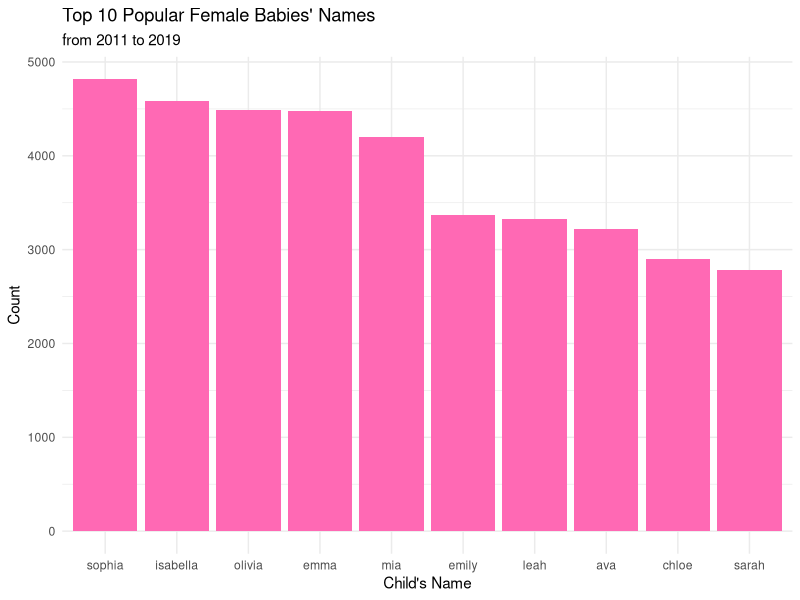
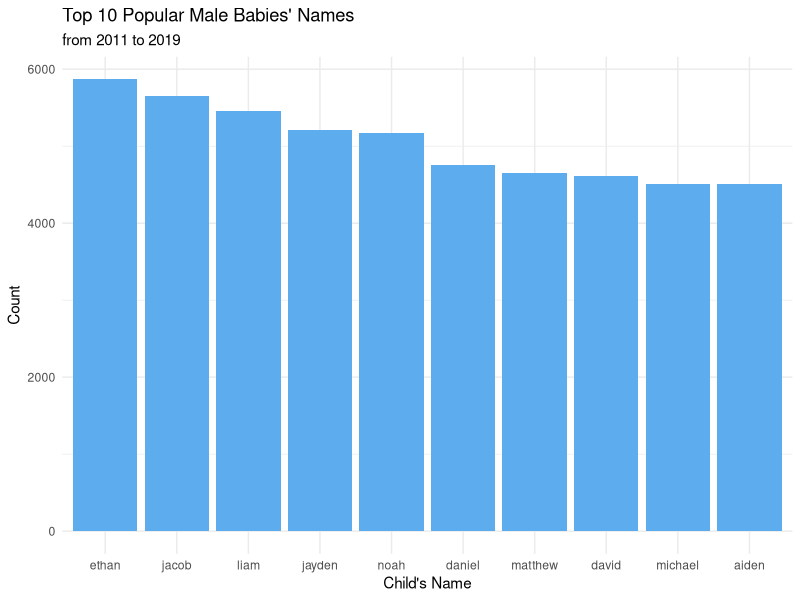
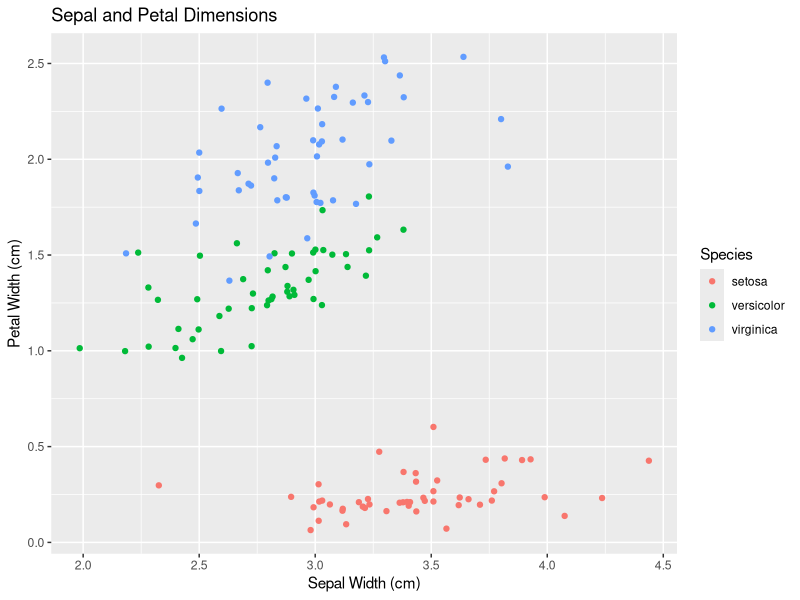

These figures' R source, in order:
## ---- chunk 1
BabyNames <- read.csv("Popular_Baby_Names.csv")
colnames(BabyNames)
str(BabyNames)
#unique_Ethic <- unique(BabyNames$Ethnicity); unique_Ethic

sum(is.na(BabyNames)) # check missing values; no missing values

library(dplyr)
# distinct this dataset; remove the repeated rows based on X element 
D_BabyNames <- BabyNames %>% distinct() 

updated_data <- D_BabyNames %>% group_by(Ethnicity) %>% summarise()
# count frequency of each ethnic group
updated_data1 <- D_BabyNames %>% group_by(Ethnicity) %>% count()


BabyNames$Child.s.First.Name <- tolower(BabyNames$Child.s.First.Name)
# Using unique function to get the same dataset as D_BabyNames
babynames<- unique(BabyNames) # remove the repeated rows; 
#babynames$Child.s.First.Name <- tolower(babynames$Child.s.First.Name)

# combine the ethnic groups b/c they have the same meaning
modified_data <- babynames %>% mutate(Ethnicity = recode(Ethnicity, "BLACK NON HISP" = "BLACK NON HISPANIC" ,
                                                      "ASIAN AND PACI" = "ASIAN AND PACIFIC ISLANDER",
                                                      "WHITE NON HISP" = "WHITE NON HISPANIC" )) 

# check the result; there are total 6 levels in the ethnic groups
M_data <- modified_data %>% group_by(Ethnicity) %>% count()
## ---- chunk 2
#| echo: false

library(dplyr)
# select top 10 female's names
vf_data <- modified_data %>% 
  filter(Gender == "FEMALE") %>% 
  group_by(Child.s.First.Name, Gender) %>% 
  summarise(freq = sum (Count),  .groups = "drop") %>% 
  arrange(desc(freq)) %>% head(10)

# select top 10 male's names
vm_data <- modified_data %>% 
  filter(Gender == "MALE") %>% 
  group_by(Child.s.First.Name, Gender) %>%
  summarise(freq = sum(Count), .groups = "drop") %>% 
  arrange(desc(freq)) %>% 
  head(10)
## ---- chunk 3
#| echo: false


# top 10 names in ethnic group of API
e1_data <- modified_data %>% filter(Ethnicity == "ASIAN AND PACIFIC ISLANDER") %>% group_by(Child.s.First.Name, Ethnicity) %>% summarise(freq_API = sum(Count), .groups = "drop") %>% arrange(desc(freq_API)) %>% head(n=10)


# top 10 names in ethnic group of BNH
e2_data <- modified_data %>% filter(Ethnicity == "BLACK NON HISPANIC") %>% group_by(Child.s.First.Name, Ethnicity) %>% summarise(freq_API = sum(Count), .groups = "drop") %>% arrange(desc(freq_API)) %>% head(n=10)


# top 10 names in ethnic group of H
e3_data <- modified_data %>% filter(Ethnicity == "HISPANIC") %>% group_by(Child.s.First.Name, Ethnicity) %>% summarise(freq_API = sum(Count), .groups = "drop") %>% arrange(desc(freq_API)) %>% head(n=10)


# top 10 names in ethnic group of WNH
e4_data <- modified_data %>% filter(Ethnicity == "WHITE NON HISPANIC") %>% group_by(Child.s.First.Name, Ethnicity) %>% summarise(freq_API = sum(Count), .groups = "drop") %>% arrange(desc(freq_API)) %>% head(n=10)
## ---- chunk 4
#| label: fig-genders
#| fig-width: 8
#| fig-height: 4 # Change the figure dimensions using fig-width/height
#| out-width: 80% # This changes the size of the figure as rendered in the text. 
#| fig-cap: "This figure shows the top 10 first names between males and females."
#| echo: false

library(ggplot2)

vf_data$Child.s.First.Name <-factor(vf_data$Child.s.First.Name, levels = vf_data$Child.s.First.Name) 

ggplot(data=vf_data, aes(x= Child.s.First.Name, y=freq)) +
  geom_bar(stat="identity", fill = 'hotpink') +
  theme(axis.text.x = element_text(angle =45, hjust = 1)) +
  labs(title = "Top 10 Popular Female Babies' Names", 
       subtitle = "from 2011 to 2019", 
       x = "Child's Name", 
       y = "Count") + 
    theme_minimal()

vm_data$Child.s.First.Name <-factor(vm_data$Child.s.First.Name, levels = vm_data$Child.s.First.Name) 

ggplot(data=vm_data, aes(x= Child.s.First.Name, y=freq)) +
  geom_bar(stat="identity", fill = 'steelblue2') +
  theme(axis.text.x = element_text(angle =45, hjust = 1)) +
  labs(title = "Top 10 Popular Male Babies' Names", 
       subtitle = "from 2011 to 2019", 
       x = "Child's Name", 
       y = "Count") + 
    theme_minimal()
## ---- chunk 5
#| label: fig-iris
#| fig-width: 8
#| fig-height: 4 # Change the figure dimensions using fig-width/height
#| out-width: 80% # This changes the size of the figure as rendered in the text. 
#| fig-cap: "This figure shows the relationship between sepal width and petal width in irises. I've used geom_jitter to combat overplotting, as the data are measured in relatively consistent increments. The figure is drawn with `ggplot2` [@ggplot2-package]."
#| echo: false


data(iris)
library(ggplot2)
ggplot(iris, aes(x = Sepal.Width, y = Petal.Width, color = Species)) + 
  geom_jitter() + 
  xlab("Sepal Width (cm)") + ylab("Petal Width (cm)") + 
  ggtitle("Sepal and Petal Dimensions")
